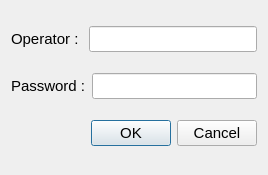
<?xml version="1.0" encoding="UTF-8"?>
<ui version="4.0">
 <class>DialogLogin</class>
 <widget class="QDialog" name="DialogLogin">
  <property name="windowModality">
   <enum>Qt::ApplicationModal</enum>
  </property>
  <property name="geometry">
   <rect>
    <x>0</x>
    <y>0</y>
    <width>268</width>
    <height>175</height>
   </rect>
  </property>
  <property name="font">
   <font>
    <pointsize>11</pointsize>
   </font>
  </property>
  <property name="focusPolicy">
   <enum>Qt::StrongFocus</enum>
  </property>
  <property name="windowTitle">
   <string>Login Dialog</string>
  </property>
  <property name="modal">
   <bool>true</bool>
  </property>
  <layout class="QGridLayout" name="gridLayout">
   <item row="0" column="0">
    <layout class="QHBoxLayout" name="horizontalLayout">
     <item>
      <widget class="QLabel" name="label">
       <property name="font">
        <font>
         <pointsize>11</pointsize>
        </font>
       </property>
       <property name="text">
        <string>Operator : </string>
       </property>
      </widget>
     </item>
     <item>
      <widget class="DialogLineEdit" name="leOperator">
       <property name="inputMask">
        <string/>
       </property>
       <property name="text">
        <string/>
       </property>
      </widget>
     </item>
    </layout>
   </item>
   <item row="1" column="0">
    <layout class="QHBoxLayout" name="horizontalLayout_2">
     <item>
      <widget class="QLabel" name="label_2">
       <property name="font">
        <font>
         <pointsize>11</pointsize>
        </font>
       </property>
       <property name="text">
        <string>Password :</string>
       </property>
      </widget>
     </item>
     <item>
      <widget class="DialogLineEdit" name="lePassword">
       <property name="focusPolicy">
        <enum>Qt::StrongFocus</enum>
       </property>
       <property name="inputMask">
        <string/>
       </property>
       <property name="echoMode">
        <enum>QLineEdit::Password</enum>
       </property>
      </widget>
     </item>
    </layout>
   </item>
   <item row="2" column="0">
    <widget class="QDialogButtonBox" name="buttonBox">
     <property name="focusPolicy">
      <enum>Qt::StrongFocus</enum>
     </property>
     <property name="standardButtons">
      <set>QDialogButtonBox::Cancel|QDialogButtonBox::Ok</set>
     </property>
    </widget>
   </item>
  </layout>
 </widget>
 <customwidgets>
  <customwidget>
   <class>DialogLineEdit</class>
   <extends>QLineEdit</extends>
   <header location="global">dialoglineedit.h</header>
  </customwidget>
 </customwidgets>
 <tabstops>
  <tabstop>leOperator</tabstop>
  <tabstop>lePassword</tabstop>
 </tabstops>
 <resources/>
 <connections/>
</ui>
